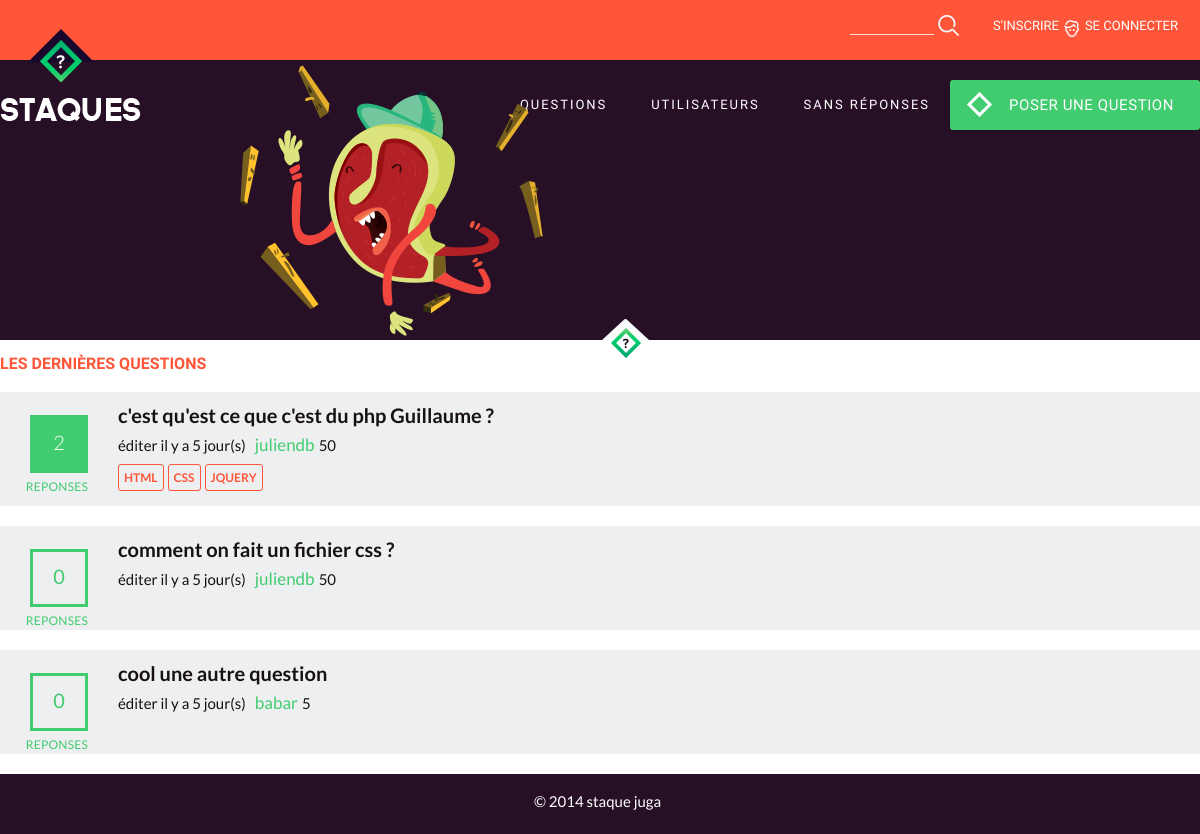
Before: / with the older database file.
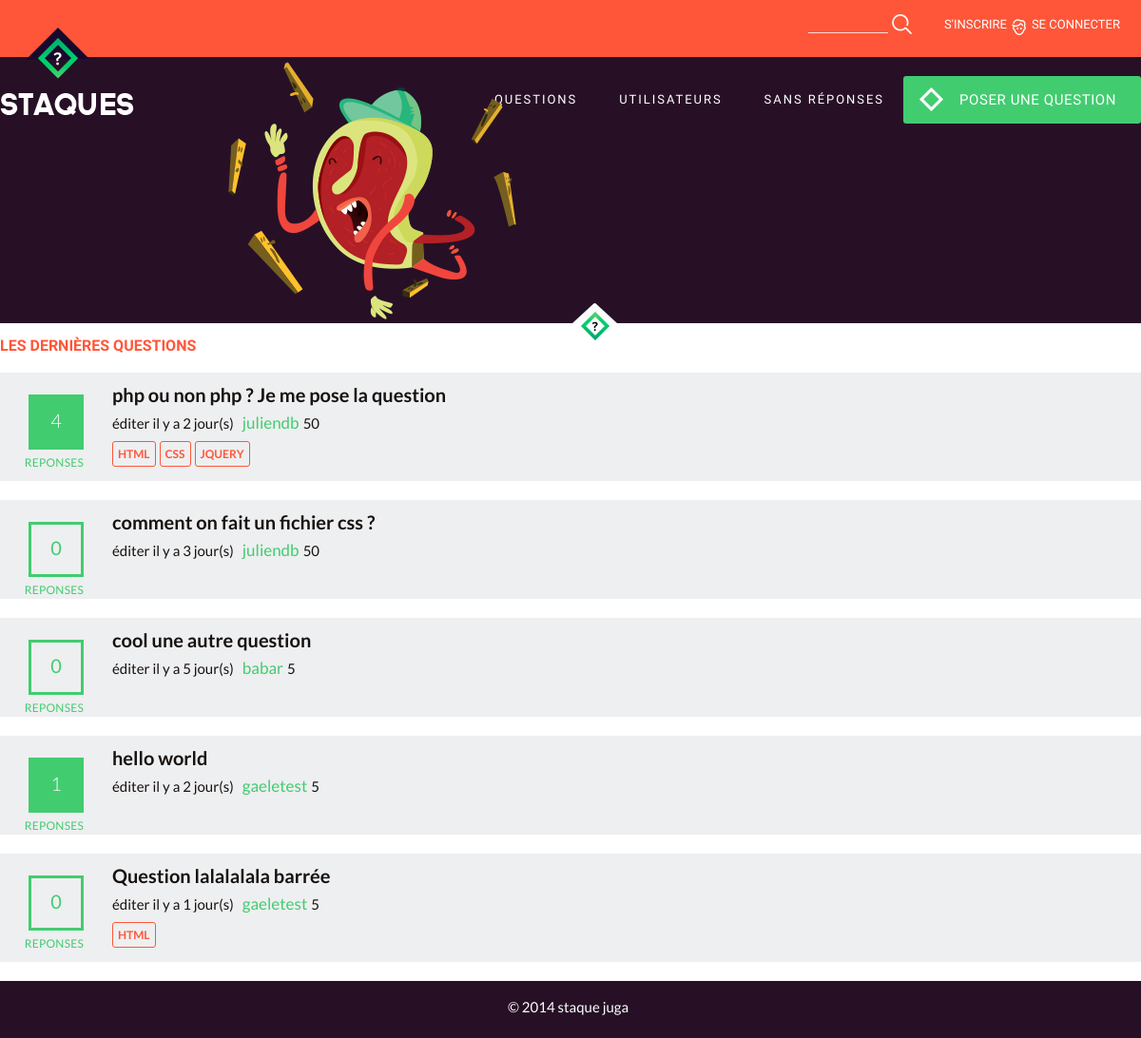
After: the same page with the newer database file.
### tables this page shows
CREATE TABLE IF NOT EXISTS `questions` (
  `id_question` int(11) NOT NULL AUTO_INCREMENT,
  `id_user` int(11) NOT NULL,
  `title` varchar(250) NOT NULL,
  `content` text NOT NULL,
  `dateCreated` datetime NOT NULL,
  `dateModified` datetime NOT NULL,
  PRIMARY KEY (`id_question`)
);

CREATE TABLE IF NOT EXISTS `users` (
  `id_user` int(11) NOT NULL AUTO_INCREMENT,
  `user_name` varchar(250) DEFAULT NULL,
  `user_pseudo` varchar(50) NOT NULL,
  `email` varchar(250) NOT NULL,
  `status` tinyint(1) DEFAULT NULL,
  `country` varchar(250) DEFAULT NULL,
  `language` varchar(250) DEFAULT NULL,
  `job` varchar(250) DEFAULT NULL,
  `password` varchar(250) NOT NULL,
  `salt` varchar(250) NOT NULL,
  `token` varchar(250) NOT NULL,
  `score` int(11) NOT NULL,
  `img_profile` varchar(250) DEFAULT NULL,
  `dateCreated` datetime NOT NULL,
  `dateModified` datetime NOT NULL,
  PRIMARY KEY (`id_user`)
);

CREATE TABLE IF NOT EXISTS `tags` (
  `id_tag` int(11) NOT NULL AUTO_INCREMENT,
  `tag_name` varchar(250) NOT NULL,
  PRIMARY KEY (`id_tag`)
);

### functions.php (called while the page is built, shortened)
<?php
	function home(){
		showPage();
	}
	function questionsHome(){
		showPage();
	}
	function showPage(){
		global $page;
		include("pages/".$page.".php");
	}

### functions/gestionData.php (called while the page is built, shortened)
<?php
	function selectQuestionsHome()
	{
		global $dbh;
		$sql = "SELECT 	Q.id_question,
						Q.title,
						Q.dateCreated,
						Q.dateModified,
						U.id_user,
						U.user_pseudo,
						U.score,
						COUNT(A.id_answer) AS TotalReponses
						/*COUNT(V.id_vote) AS TotalVotes */
				FROM users AS U, questions AS Q
				LEFT OUTER JOIN answers AS A ON (Q.id_question = A.id_question)
				/* LEFT OUTER JOIN votes AS V ON (A.id_answer = V.id_answer) */
				WHERE U.id_user = Q.id_user
				GROUP BY Q.id_question";
		$stmt = $dbh->prepare($sql);
		$stmt->execute();
		return $stmt->fetchAll();
	}
	function selectTagsQuestion($id_question)
	{
		global $dbh;
		$sql = "SELECT 	T.id_tag,
						T.tag_name
				FROM tags AS T
				LEFT OUTER JOIN tags_relation AS R ON (R.id_tag = T.id_tag)
				WHERE R.id_question = :id_question";
		$stmt = $dbh->prepare($sql);
		$stmt->bindValue(":id_question", $id_question);
		$stmt->execute();
		return $stmt->fetchAll();
	}

### functions/utilitaires.php (called while the page is built, shortened)
<?php
	function getBetweenDate($date1, $date2 = "NOW")
	{
		$date1 = date($date1);
		if ($date2 == "NOW") $date2 = date("Y-m-d H:i:s");
		else $date2 = date($date2);
		$dateFrom = new DateTime($date1);
		$dateNow = new DateTime($date2);
		$interval = $dateNow->diff($dateFrom);
		$diff_s = $interval->format('%s');
		$diff_i = $interval->format('%i');
		$diff_h = $interval->format('%h');
		$diff_d = $interval->format('%d');
		$diff_m = $interval->format('%m');
		$diff_y = $interval->format('%y');
		if ($diff_s < 60) $text = $diff_s." seconde(s)";
		if ($diff_s = 0) $text = "1 seconde(s)";
		if ($diff_s >= 60 || $diff_i >= 1) $text = $diff_i." minute(s)";
		if ($diff_i >= 60 || $diff_h >= 1) $text = $diff_h." heure(s)";
		if ($diff_h >= 24 || $diff_d >= 1) $text = $diff_d." jour(s)";
		return $text;
	}
	function goUserLink($id_user)
	{
		return "index.php?page=userDetails&id_user=" . $id_user;
	}
	function goQuestionLink($id_question)
	{
		return "index.php?page=questionDetails&id_question=" . $id_question;
	}

### pages/questionsHome.php (the view, shortened to what this page needs)
<?php
	$questions = selectQuestionsHome();
	$date = "";
?>
	<main class="container">
		<h1>Les dernières questions</h1>
		<?php
			foreach ($questions as $question):
			$id_question = $question["id_question"];
			$link_question = goQuestionLink($id_question);
			$dateCreated = $question["dateCreated"];
			$dateModified = $question["dateModified"];
			if (getBetweenDate($dateCreated, $dateModified) == "1 seconde(s)") {
				$date = "posée il y a ".getBetweenDate($dateCreated);
			} else {
				$date = "éditer il y a ".getBetweenDate($dateModified);
			}
		?>
			<section id="questionBloc">
				<div <?php if ($question["TotalReponses"] > 0){ ?> class="utils" <?php }else{ ?> class="utilsNone" <?php } ?> >
					<a href="<?php echo $link_question; ?>"><?php echo $question["TotalReponses"]; ?></a>
				</div>
				<div class="questionDetails">
					<div class="title-question">
						<a href="<?php echo $link_question; ?>"><?php echo $question["title"]; ?></a>
					</div>
					<div class="infosUser">
						<p><?php echo $date; ?></p>
						<a href="<?php echo goUserLink($question['id_user']); ?>"><?php echo $question["user_pseudo"]; ?></a>
						<p class="score"><?php echo $question["score"]; ?></p>
					</div>
					<?php
					$tags = selectTagsQuestion($id_question);
					foreach ($tags as $tag):
					?>
					<div class="tags_questions">
						<a href="<?php echo 'index.php?page=home&tag='.$tag['id_tag']; ?>"><?php echo $tag["tag_name"]; ?></a>
					</div>
				<?php endforeach; ?>
				</div>
			</section>
		<?php endforeach; ?>
	</main>

Changed rows visible on the page:
changed questions: TotalReponses "2" → "4"; title "c'est qu'est ce que c'est du php Guillaume ?" → "php ou non php ? Je me pose la question"; dateModified "éditer il y a 5 jour(s)" → "éditer il y a 2 jour(s)"
changed questions "comment on fait un fichier css ?": dateModified "éditer il y a 5 jour(s)" → "éditer il y a 3 jour(s)"
added questions: TotalReponses "1", title "hello world", dateModified "éditer il y a 2 jour(s)", id_user.user_pseudo "gaeletest", id_user.score "5"
added questions: TotalReponses "0", title "Question lalalalala barrée", dateModified "éditer il y a 1 jour(s)", id_user.user_pseudo "gaeletest", id_user.score "5", tags (tag_name "HTML")
